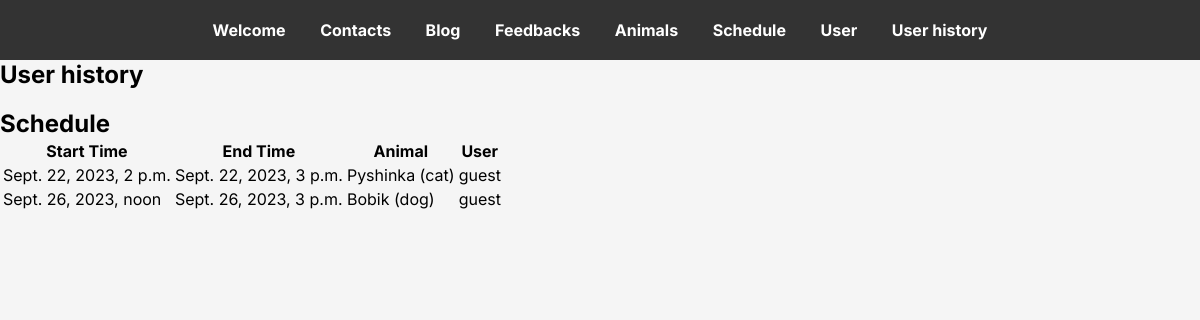
/user/history (signed in), run on the app's committed database.
### animals/models.py (models this page shows)
class Schedule(models.Model):
    start_time = models.DateTimeField()
    end_time = models.DateTimeField()
    animal = models.ForeignKey(Animal, on_delete=models.CASCADE)
    user = models.ForeignKey(User, on_delete=models.CASCADE)

class Animal(models.Model):
    name = models.CharField(max_length=255)
    type = models.CharField(max_length=255)
    sex = models.ForeignKey(Sex, on_delete=models.CASCADE)
    age = models.PositiveIntegerField()
    breed = models.CharField(max_length=255)
    availability = models.BooleanField()
    description = models.TextField()
    healthy = models.BooleanField()
    def __str__(self):
        return f"{self.name} ({self.type})"

### user/views.py (the view)
# urls.py: path('user/history', views.user_history, name='user_history')
def user_history(request):
    if not request.user.is_authenticated:
        return redirect('/login')
    user_schedule = animals.models.Schedule.objects.filter(user=request.user)
    return render(request, 'user/user_history.html', {"schedules": user_schedule})

### templates/user/user_history.html (shortened to what this page needs)
{% extends "base.html" %}
{% block content %}
    <h1>User history</h1>
    <h2>Schedule</h2>
    <table>
        <thead>
            <tr>
                <th>Start Time</th>
                <th>End Time</th>
                <th>Animal</th>
                <th>User</th>
            </tr>
        </thead>
        <tbody>
            {% for schedule in schedules %}
                <tr>
                    <td>{{ schedule.start_time }}</td>
                    <td>{{ schedule.end_time }}</td>
                    <td>{{ schedule.animal }}</td>
                    <td>{{ schedule.user }}</td>
                </tr>
            {% endfor %}
        </tbody>
    </table>
{% endblock %}

### static/style/style.css (style rules this page uses)
body { background-color: #f5f5f5; }
body, h1, h2, p { font-family: 'Inter', sans-serif; margin: 0; padding: 0; }
h1 { font-size: 24px; margin-bottom: 20px; }

### data on the page
Schedule: start_time "Sept. 22, 2023, 2 p.m.", end_time "Sept. 22, 2023, 3 p.m.", animal "Pyshinka (cat)", user "guest"
Schedule: start_time "Sept. 26, 2023, noon", end_time "Sept. 26, 2023, 3 p.m.", animal "Bobik (dog)", user "guest"
